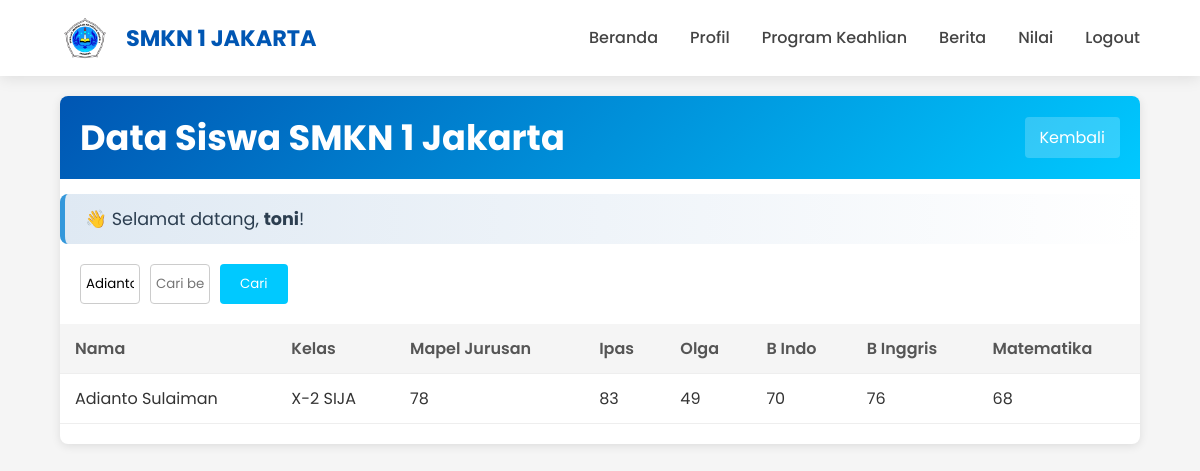
Before: /nilaisiswa.php?nama=Adianto Sulaiman (signed in) with the older database file.
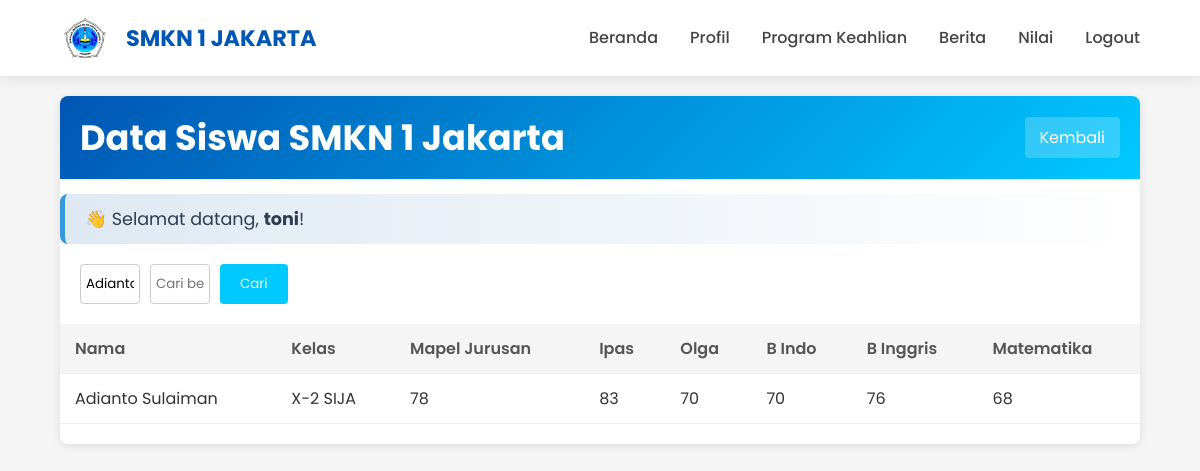
After: the same page with the newer database file.
### tables this page shows
CREATE TABLE `nilaisiswa` (
  `nama` varchar(200) NOT NULL,
  `kelas` varchar(11) NOT NULL,
  `produktif` varchar(11) NOT NULL,
  `ipas` int(11) NOT NULL,
  `olga` int(11) NOT NULL,
  `b_indo` int(11) NOT NULL,
  `b_inggris` int(11) NOT NULL,
  `matematika` int(11) NOT NULL
);

### nilaisiswa.php (the view, shortened to what this page needs)
<?php
include 'config.php';
$filter_nama = isset($_GET['nama']) ? trim($_GET['nama']) : '';
$filter_kelas = isset($_GET['kelas']) ? trim($_GET['kelas']) : '';
$query = "SELECT nama, kelas, produktif, ipas, olga, b_indo, b_inggris, matematika FROM nilaisiswa WHERE 1=1";
if (!empty($filter_nama)) {
    $safe_nama = mysqli_real_escape_string($db, $filter_nama);
    $query .= " AND nama LIKE '%$safe_nama%'";
}
$result = mysqli_query($db, $query);
?>
<!DOCTYPE html>
<html lang="id">
<head>
    <link rel="stylesheet" href="https://cdnjs.cloudflare.com/ajax/libs/font-awesome/6.0.0/css/all.min.css">
    <link rel="stylesheet" href="css/nilaisiswa.css?v=3">
</head>
<body>
    <nav>
        <div class="logname" id="nav" href="nilaisiswa">
            <img src="img/smkn1-jakarta.png" alt="Logo SMKN 1 Jakarta">
            <h1>SMKN 1 JAKARTA</h1>
        </div>
        <div class="nav-menu">
            <a href="tmpawal.php">Beranda</a>
            <a href="tmpawal.php #profil">Profil</a>
            <a href="tmpawal.php #programs">Program Keahlian</a>
            <a href="tmpawal.php #berita">Berita</a>
            <a>Nilai</a>
            <a href="landingp.php">Logout</a>
        </div>
    </nav>
    <div class="container">
        <div class="header">
            <h1>Data Siswa SMKN 1 Jakarta</h1>
            <a href="tmpawal.php" class="logout">Kembali</a>
        </div>
        <?php
        $nama_user = $_SESSION['user']['nama'] ?? '';
        $role = $_SESSION['user']['role'] ?? '';
        if (!empty($nama_user)) {
            if ($role === 'siswa') {
                echo "<div class='welcome-message'>👋 Hai <strong>$nama_user</strong>, selamat datang di halaman nilai kamu!</div>";
            } else {
                echo "<div class='welcome-message'>👋 Selamat datang, <strong>$nama_user</strong>!</div>";
            }
        }
        ?>
        <form method="GET">
            <input type="text" name="nama" placeholder="Cari berdasarkan nama" value="<?php echo htmlspecialchars($filter_nama); ?>">
            <input type="text" name="kelas" placeholder="Cari berdasarkan kelas" value="<?php echo htmlspecialchars($filter_kelas); ?>">
            <button type="submit">Cari</button>
        </form>
        <table>
            <thead>
                <tr>
                    <th>Nama</th>
                    <th>Kelas</th>
                    <th>Mapel Jurusan</th>
                    <th>Ipas</th>
                    <th>Olga</th>
                    <th>B Indo</th>
                    <th>B Inggris</th>
                    <th>Matematika</th>
                </tr>
            </thead>
            <tbody>
                <?php while ($row = mysqli_fetch_assoc($result)): ?>
                    <tr>
                        <td><?php echo htmlspecialchars($row['nama']); ?></td>
                        <td><?php echo htmlspecialchars($row['kelas']); ?></td>
                        <td><?php echo htmlspecialchars($row['produktif']); ?></td>
                        <td><?php echo htmlspecialchars($row['ipas']); ?></td>
                        <td><?php echo htmlspecialchars($row['olga']); ?></td>
                        <td><?php echo htmlspecialchars($row['b_indo']); ?></td>
                        <td><?php echo htmlspecialchars($row['b_inggris']); ?></td>
                        <td><?php echo htmlspecialchars($row['matematika']); ?></td>
                    </tr>
                <?php endwhile; ?>
            </tbody>
        </table>
    </div>
</body>
</html>

Changed rows visible on the page:
changed nilaisiswa "Adianto Sulaiman": olga "49" → "70"
